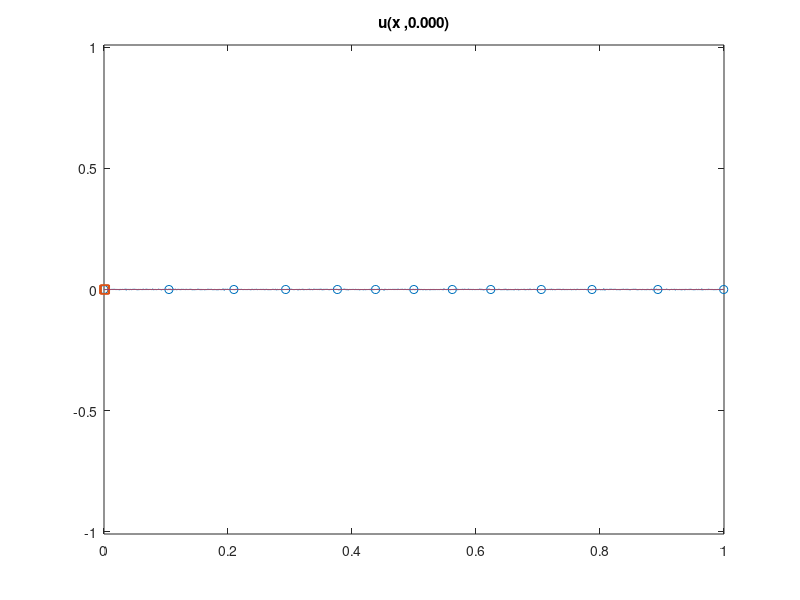

Write MATLAB code to recreate this figure. (Note: this script raises an error after producing the figure.)
%function Chafee_Infante(N1,T,nui,alphai,graph)
%Chafee-Infante eq. u_t - nu*u_xx = u - alpha*u^3
%basic constants defined by problem

%%%%%%%%%%%%%%%%%%%%%%%%%%%%%%%%%%%%%%%%%%%%%%%%%%%%%%%%%%%%%%%%%%%%%%%%%%%
%Solves Chafee-Infante equation using data assimilation on a uniform grid
%
%Meant to use loaded data from Data directory
%%%%%%%%%%%%%%%%%%%%%%%%%%%%%%%%%%%%%%%%%%%%%%%%%%%%%%%%%%%%%%%%%%%%%%%%%%%
% close all; clear all;
close all;
clear all;
global alpha nu x N;
global u v_g v_c v_o v_h1 x_nodes_g x_nodes_c x_nodes_o x_nodes_h1c x_nodes_h1g u_f umv_error 
global car grid optimal hybrid1
%% Load Variables
% load('Data\2018.01.23.01.24.03.575.mat')
if( exist('T','var') == 0)
    alpha = 1;
    %alpha = 0;
%     nu = 7.5e-6;
%     nu = 0.0001;
    nu = 1e-4;
%     nu = 6.25e-4;
%     nu = 1.5625e-04

    %     nu is in [7.5e-6,0.01]
%         dt = 0.02;
    %     error = ;
%     M = .25*nu^-.5;
%     M = 0.25*nu^-0.5
%     min_nodes = max(ceil(M),5);
%     min_nodes = 25;
    min_nodes = 15;
    L = 1;
    N = 2^12;
    mu = 100;
    car_mu = 1;
%    seed = randi(10000)
    seed = 1851
%      seed = 1263
    T = 50;
end

graph = true;
car = true;
grid = true;
optimal = true;
hybrid1 = false;
opt_tol = 1e-1;
% graph = false;

%% Initialize other constants

dx = L/N;
%x = linspace(0,L,N);
x = 0 + dx*(0:(N-1));
t_ramp = 0;

%% Initial Conditions
% seed = randi(10000);
% fprintf('seed: %d\n', seed);
rng(seed);
a = (10^(0))*randn(1,floor(N/5));
k = 1:1:floor(N/5);
u_0 = zeros(1,N);
for i = 1:floor(N/5)
    u_0 = u_0 + (a(i)*sin(2*pi*k(i)*x/L));
end
u_0 = u_0/(norm(u_0)*sqrt(dx))*10^-3;

% dt = dx/(1/sqrt(alpha)); % CFL, Courant Fredrich Lewy number for advection
dt = .01;
% dt <= dx/velocity.  Our max velocity is max value u ever takes on, namely
% 1/sqrt(alpha);
timesteps = ceil(T/dt);


% Convex Splitting Method
A = (nu/(dx^2))*gallery('tridiag',N-1,1,-2,1) + (1+2*alpha)*speye(N-1);
B = speye(N-1) - dt*A;

u = u_0';
t=0;
%%%%%%%%%%%%%%%%%%%%%%%%%%%%%%%%%%%%%%%%%%%%%%%%%%%%%%%%%%%%%%%%%%%%%%%%%%%%%%%%%%%%%%%%%%%%%%%%%%%%%%%%%%
%% Data Assimilation
global velocity direction pass
if(car)
%     int_nodes_c = floor(min_nodes/2);
%     int_nodes_c = min_nodes;
    int_nodes_c = 10;
    i_nodes_c = 1:int_nodes_c;
    x_nodes_c = x(i_nodes_c);
%     velocity = length(i_nodes_c);
%     velocity = 40;
    velocity =  20;
    direction = 1;
    pass = 0;
end
if(grid)
    int_nodes_g = min_nodes;
    i_nodes_g =[1         430         859        1201        1543        1795        2048        2302        2556        2890        3225        3660        4095];
    int_ndoes_g = length(i_nodes_g);
%     i_nodes_g = floor(linspace(1,N-1,int_nodes_g));
    x_nodes_g = x(i_nodes_g);
end
if(hybrid1)
    int_nodes_h1g = floor(min_nodes/2);
    i_nodes_h1g = floor(linspace(1,N-1,int_nodes_h1g));
    x_nodes_h1g = x(i_nodes_h1g);
    
    int_nodes_h1c = floor((min_nodes+1)/2);
    i_nodes_h1c = 1:int_nodes_h1c;
    x_nodes_h1c = x(i_nodes_h1c);
    velocity = length(i_nodes_h1c);
%     velocity =  20;
    direction = 1;
    pass = 0;
end
global ramp
ramp = false;
%%%%%%%%%%%%%%%%%%%%%%%%%%%%%%%%%%%%%%%%%%%%%%%%%%%%%%%%%%%%%%%%%%%%%%%%%%%%%%%%%%%%%%%%%%%%%%%%%%%%%%%%%

v_c = zeros(size(u));
v_g = v_c;
v_o = v_c;
v_h1 = v_c;
%             error_DA(1) = norm(u_0);
ui = u(2:N);
vi_g = v_g(2:N);
vi_c = v_c(2:N);
vi_o = v_o(2:N);
vi_h1 = v_h1(2:N);
u_f = abs(fft(u)/N);
% umv_error = abs(u-v);
% umv_error = ones(1,timesteps);
%% Plot Setup
%plot initial data and define plot
if(graph)
    global h1 h2_g h2_c h2_o hybrid1_graph h3 h4 h5 f1 e1 hybrid1_grid
    figure
%     subplot(1,2,1);
    h1 = plot(x,u_0);
    hold on;
%     h2 = plot(x,zeros(1,N));
    if(grid)
        h2_g = plot(x,zeros(1,N));
        set(h2_g, 'XDataSource','x');
        set(h2_g, 'YDataSource','v_g');
        h3 = scatter(x_nodes_g,zeros(1,length(x_nodes_g)),'ob');
        set(h3, 'XDataSource','x_nodes_g');
%         set(h3, 'YDataSource','zeros(1,length(x_nodes_g))');
    end
    if(car)
        h2_c = plot(x,zeros(1,N));
        set(h2_c, 'XDataSource','x');
        set(h2_c, 'YDataSource','v_c');
        h4 = scatter(x_nodes_c,zeros(1,length(x_nodes_c)),'sr');
        set(h4, 'XDataSource','x_nodes_c');
%         set(h4, 'YDataSource','zeros(1,length(x_nodes_c))');
    end
    if(optimal)
        h2_o = plot(x,zeros(1,N));
        set(h2_o, 'XDataSource','x');
        set(h2_o, 'YDataSource','v_o');
    end
    if(hybrid1)
        hybrid1_graph =  plot(x,zeros(1,N));
        set( hybrid1_graph, 'XDataSource','x');
        set( hybrid1_graph, 'YDataSource','v_h1');
        hybrid1_grid = scatter([x_nodes_h1c;x_nodes_h1g],zeros(1,length(x_nodes_h1c)+length(x_nodes_h1g)),'sr');
        set(hybrid1_grid, 'XDataSource','[x_nodes_h1c;x_nodes_h1g]');
    end
    y_amp = max([1.01/sqrt(alpha), 1e-2]);
    axis([0 L -y_amp y_amp]);
    set(h1, 'XDataSource','x');
    set(h1, 'YDataSource','u');

    %     set(h3, 'YDataSource','zeros(1,length(x_nodes))');
    title ( sprintf ('u(x ,%1.3f)',0 ));
    
    %     drawnow;
    %     f = subplot(1,2,2);
%     subplot(1,2,2);
%     f1 = loglog(u_f(1:N/2));
%     hold on;
%     y1=get(gca,'ylim');
%     line([N/4 N/4],[1e-20 1e10],'Color','red');
%     line([1e-0 N/4],[1e-15 1e-15],'Color','red');
%     axis([1,N/2,1e-20,1e5]);
%     set(f1, 'YDataSource','u_f(1:N/2)');
%     title ( sprintf ('Spectrum of u at time: %1.3f',t-t_ramp ));
    
    %     subplot(2,2,[3 4])
    % %     e1 = plot(umv_error);
    %     e1 = semilogy(dt:dt:T, umv_error);
    %
    % %     ylim([1e-15 1e5])%     set(gca, 'YScale', 'log')
    %     set(e1, 'YDataSource', 'umv_error');
    %     title(sprintf('Data Assimilation Error at time: %1.3f',t));
    
    %
end


%% Main Loop
% close all
% f = figure;
% line([N/4 N/4], [0 inf]);
% for k = 1:timesteps
%% Ramp up
offset = 0;

while(max(abs(u))<.8/sqrt(alpha)&&t<T)
    %% Graphing fft
    if (graph && mod(offset,100) == 0)
        if(~Graphing(t,t_ramp))
            return
        end
        %     pause;
    end
    
    %solves pde
    
    offset = offset +1;
    t = t+dt;
%     umv = u - v;
    %error_DA(k) = sqrt(dx)*norm(umv);
    ui = B\(ui.*(ones(N-1,1)+dt.*(alpha.*(-2-(ui.^2))))); %Convex Splitting Method
    u(2:N) = ui;
    u_f = abs(fft(u)/N);
    %     umv_error(offset) = sqrt(dx)*norm(u-v);
end
offset = 0;
if t >= T
    close all;
    return
end
t_ramp = t;
% dt = 1.1*dt;
error_DA_c = zeros(1,timesteps-offset);
error_DA_g = zeros(1,timesteps-offset);
error_DA_o = zeros(1,timesteps-offset);
error_DA_h1 = error_DA_o;
error = 1;
ramp = true;
if(optimal)
%     i_nodes_o = find(abs(u)<1e-1);
%     i_nodes_o = uniquetol(i_nodes_o,10/max(i_nodes_o));
%     i_nodes_o = floor((i_nodes_o(1:end-1) + i_nodes_o(2:end))/2);
%     i_nodes_o = [i_nodes_o;1;N-1];
%     i_nodes_o = unique(i_nodes_o);
%     i_nodes_o(end) = [];
%     int_nodes_o = length(i_nodes_o);
% i_nodes_o = [1;N/2;N-1];
% i_nodes_o =i_nodes_g;
% i_nodes_o(3)=[]
% int_nodes_o = length(i_nodes_o);
i_nodes_o = [1:580,1050:N-1];
int_nodes_o = length(i_nodes_o);
x_nodes_o = x(i_nodes_o);
% int_nodes_o = length(i_nodes_o);
% x_nodes
%     x_nodes_0 = abs
    if(graph)
%         subplot(1,2,1);
        h5 = scatter(x_nodes_o,zeros(1,length(x_nodes_o)),'+m');
        set(h5, 'XDataSource','x_nodes_o');
        h2_o = plot(x,zeros(1,N));
        set(h2_o, 'XDataSource','x');
        set(h2_o, 'YDataSource','v_o');
    end
end

% pause;
%% Data Assimiliation
for k = 1:timesteps-offset
    
%     if(k==1000)
%         dt = 20*dt;
%         A = (nu/(dx^2))*gallery('tridiag',N-1,1,-2,1) + (1+2*alpha)*speye(N-1);
%         B = speye(N-1) - dt*A;
%     end
    t = t+dt;
    if(grid)
        umv1 = u - v_g;
%         Grid Moves
%         if(k~=1)
%             i_nodes_g(2:end-1) = mod((i_nodes_g(2:end-1)+1),N-1);
%             i_nodes_g = unique(i_nodes_g);
%             if(i_nodes_g(1) == 0)
%                 i_nodes_g(1:2) = [1,2];
%             end
%             x_nodes_g = x(i_nodes_g);
%         end
        Ih_umv_g = interp1(x_nodes_g,umv1(i_nodes_g),x)';
        Ih_umv_g(end) = [];
        
    end
    if(hybrid1)
        umvh1 = u - v_h1;
        Ih_umv_h1g = interp1(x_nodes_h1g,umvh1(i_nodes_h1g),x)';
        Ih_umv_h1g(end) = [];   
        if(k~=1)
            [x_nodes_h1c, i_nodes_h1c] = updateNodes(i_nodes_h1c);
        end
%         umv2 = u - v_c;
        %         Ih_umv = interpl(x_nodes_c,umv2(i_nodes_c),
        Ih_umv_h1c = [zeros(1,i_nodes_h1c(1)-1),interp1(x_nodes_h1c,umvh1(i_nodes_h1c),x(i_nodes_h1c)),zeros(1,N-i_nodes_h1c(end))]';
        Ih_umv_h1c(1) = [];
    end
    if(optimal)
        umv3 = u - v_o;
        if(mod(k,50)==0&&max(abs(umv3))>opt_tol)
%             if(max(abs(umv3))>1e-5)
%                 [~,newnode] = max(abs(umv3));
%                 i_nodes_o = [i_nodes_o;newnode];
%                 i_nodes_o = unique(i_nodes_o);
%                 int_nodes_o = length(i_nodes_o);
%                 x_nodes_o = x(i_nodes_o);
%                 if(graph)
% %                     subplot(1,2,1);
%                     h5 = scatter(x_nodes_o,zeros(1,length(x_nodes_o)),'+m');
%                     set(h5, 'XDataSource','x_nodes_o');
%                 end
%             end
                
        end
        Ih_umv_o = interp1(x_nodes_o,umv3(i_nodes_o),x)';
        Ih_umv_o(end) = [];
        
    end
    if(car)
        if(k~=1)
            [x_nodes_c, i_nodes_c] = updateNodes(i_nodes_c);
        end
        umv2 = u - v_c;
        %         Ih_umv = interpl(x_nodes_c,umv2(i_nodes_c),
        Ih_umv_c = [zeros(1,i_nodes_c(1)-1),interp1(x_nodes_c,umv2(i_nodes_c),x(i_nodes_c)),zeros(1,N-i_nodes_c(end))]';
        Ih_umv_c(1) = [];

    end
    %     umv = u - v;
    %     error_DA_c(k) = sqrt(dx)*norm(umv1);
    %     error_DA_c(k) = sqrt(dx)*norm(umv2);
    
    %     if(max(error_DA(k)>1e50))
    %         return
    %     end
    %     Ih_umv = interp1(x_nodes,umv(i_nodes),x)';
    %     Ih_umv(1) = [];
    % Ih_umv(end) = [];
    
    ui = B\(ui.*(ones(N-1,1)+dt.*(alpha.*(-2-(ui.^2))))); %Convex Splitting Method
    
    u(2:N) = ui;
    if(car)
        vi_c = B\(vi_c+dt*(alpha*(-2*vi_c-(vi_c.^3))+ (car_mu*mu)*Ih_umv_c)); %Convex Splitting Method
        v_c(2:N) = vi_c;
        error_DA_c(k+1) = sqrt(dx)*norm(u-v_c);
    end
    if(grid)
        vi_g = B\(vi_g+dt*(alpha*(-2*vi_g-(vi_g.^3))+ mu*Ih_umv_g)); %Convex Splitting Method
        v_g(2:N) = vi_g;
        error_DA_g(k+1) = sqrt(dx)*norm(u-v_g);
    end
    if(hybrid1)
        vi_h1 = B\(vi_h1+dt*(alpha*(-2*vi_h1-(vi_h1.^3))+ (mu)*(car_mu*Ih_umv_h1c + Ih_umv_h1g))); %Convex Splitting Method
        v_h1(2:N) = vi_h1;
        error_DA_h1(k+1) = sqrt(dx)*norm(u-v_h1);
    end
    if(optimal)
        vi_o = B\(vi_o+dt*(alpha*(-2*vi_o-(vi_o.^3))+ mu*Ih_umv_o)); %Convex Splitting Method
        v_o(2:N) = vi_o;
        error_DA_o(k+1) = sqrt(dx)*norm(u-v_o);
    end
    %     vi_g = B\(vi_g+dt*(alpha*(-2*vi_g-(vi_g.^3))+ mu*Ih_umv)); %Convex Splitting Method
    %     v_g(2:N) = vi_g;
    %     error_DA(k+1) = norm(u-v);
    %     umv_error(offset+k) = sqrt(dx)*norm(u-v);
    
    
    %% Graphing
    %redraw plot
    show = 20;
    if(k<=10)
        show = 20;
    end
    %     if(max(u)> 0.9/sqrt(alpha)&&graph && mod(k,5) == 0
    if(graph && mod(k,show) == 0)
        if(~Graphing(t,t_ramp))
            return
        end
    end
    
    
end
if(graph)
    figure
    if(grid)
%         subplot(1,3,1)
        semilogy(dt*(offset):dt:T, error_DA_g);
    end
    hold on;
    if(car)
%         subplot(1,3,2)
        semilogy(dt*(offset):dt:T, error_DA_c);
    end
    hold on;
    if(optimal)
%         subplot(1,3,3)
        semilogy(dt*(offset):dt:T, error_DA_o);
%         int_nodes_o
    end
end

%% Save Data
%         date = datestr(now,'yyyy.mm.dd.HH.MM.SS.FFF');
%         save(['Data/' date '.mat'],'L','N','T','dt','alpha','nu','mu','seed','int_nodes','min_nodes','error');

function [x_nodes, i_nodes] = updateNodes(prev_nodes)
global x N direction velocity pass;
if(pass ==1)
    i_nodes = 1:length(prev_nodes);
    x_nodes = x(i_nodes);
    pass = 0;
elseif(prev_nodes(end)+direction*velocity >= N-1)
    pass = 1;
    i_nodes = N-length(prev_nodes):N-1;
    x_nodes = x(i_nodes);
else
    i_nodes = prev_nodes+direction*velocity;
    x_nodes = x(i_nodes);
    
    
        
end
% if(min(abs(v)) < 1)
%     vel = 1;
% else
%     vel = 20;
% end
% if(prev_nodes(end)+direction*velocity >= N-1)
% %     direction = -1;
% %     pass = 1;
% %     i_nodes = [N-length(prev_nodes):N-1];
% %     x_nodes = x(i_nodes);
% %     direction = 1;
%     pass = 1;
%     i_nodes = 1:length(prev_nodes);
%     x_nodes = x(i_nodes);
% elseif(prev_nodes(1)+direction*velocity <=1)
%     direction = 1;
%     i_nodes = [2:length(prev_nodes)+1];
%     x_nodes = x(i_nodes);
% else
%     % n = min(find((abs(uv)==max(abs(uv)))));
%     i_nodes = (prev_nodes+direction*velocity);
%     x_nodes = x(i_nodes);
%     % x_nodes = [x(prev_nodes),x(n)];
%     % i_nodes = [prev_nodes,n];
%     %     x_nodes = unique([x(prev_nodes),x(n)]);
%     %     i_nodes = unique([prev_nodes,n]);
% end
end
function [check] = Graphing(t,t_ramp)
global h1 h2_g h2_c h2_o hybrid1_graph h3 h4 h5 f1 e1 hybrid1_grid
global grid car optimal ramp hybrid1
global x u_f u v error_DA int_nodes N x_nodes_c x_nodes_g x_nodes_o x_nodes_h1c x_nodes_h1g umv_error v_g v_c v_o v_h1
if(~ishghandle(h1))%||~ishghandle(f1))%||~ishghandle(e1))
    check = false;
    return;
end
check = true;
% subplot(1,2,1);
refreshdata(h1,'caller');
if(grid)
    refreshdata(h2_g,'caller');
    refreshdata(h3,'caller');
end
if(car)
    refreshdata(h2_c,'caller');
    refreshdata(h4,'caller');
end
if(optimal && ramp)
    refreshdata(h5,'caller');
    refreshdata(h2_o,'caller');
end
if(hybrid1)
    refreshdata(hybrid1_graph,'caller');
    refreshdata(hybrid1_grid,'caller');
end
% refreshdata;
title ( sprintf ('u(x ,%1.3f)',t-t_ramp ));
%         drawnow;
%
% subplot(1,2,2);
% refreshdata(f1,'caller');
% % refreshdata;
% title ( sprintf ('Spectrum of u at time: %1.3f',t-t_ramp ));

% subplot(2,2,[3 4]);
% refreshdata(e1,'caller');
% refreshdata;
% title ( sprintf ('Data Assimilation Error at time: %1.3f',t ));
%         u_hat = fft(u);
%         u_hat = fft(u);
%         loglog(abs(u_hat(1:N/2))/N);
%         hold on;
%         y1=get(gca,'ylim');
% %         line([N/4 N/4],[1e-20 1e10],'Color','red');
%         line([1e-0 N/4],[1e-15 1e-15],'Color','red');
%         axis([1,N/2,1e-20,1e5]);
%         title ( sprintf ('Spectrum of u at time: %1.3f',t ));
drawnow;
end
